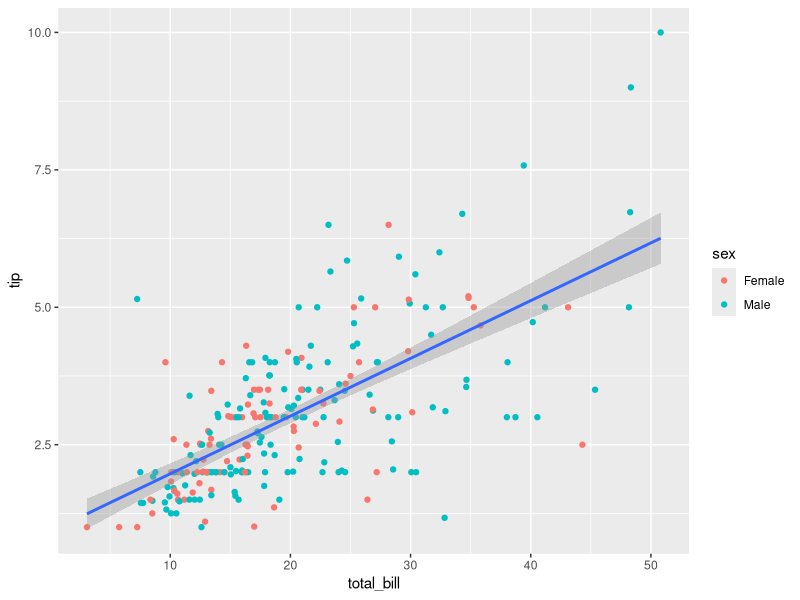
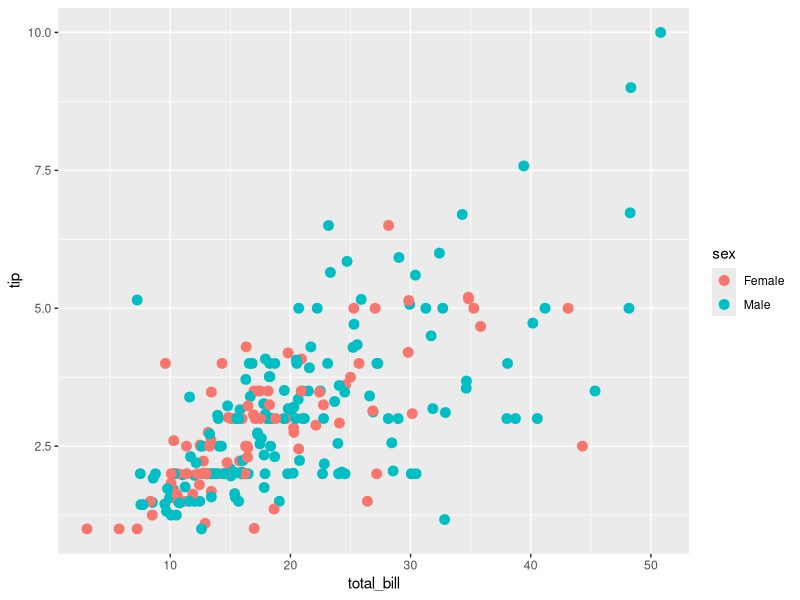
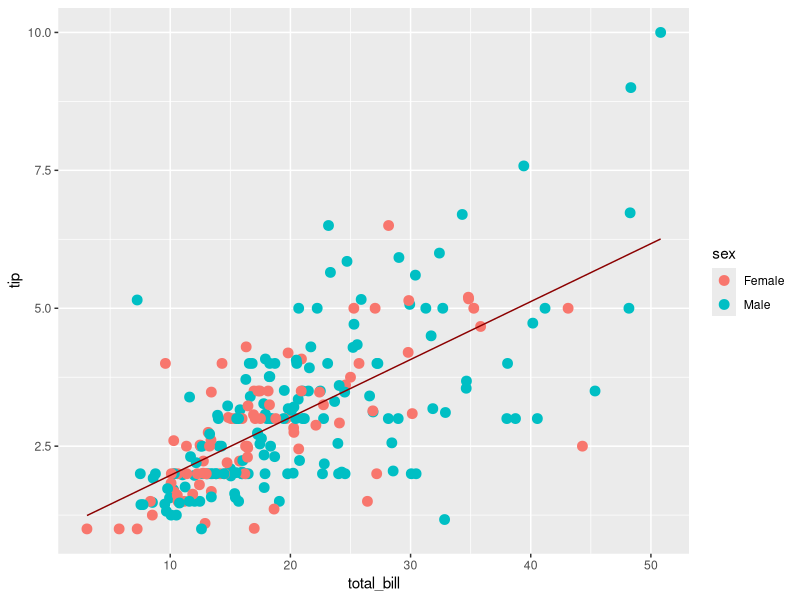
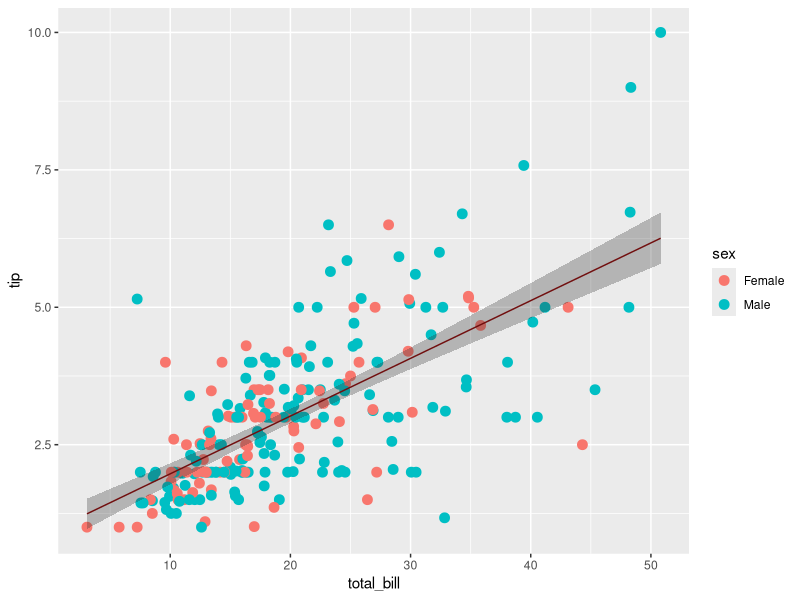
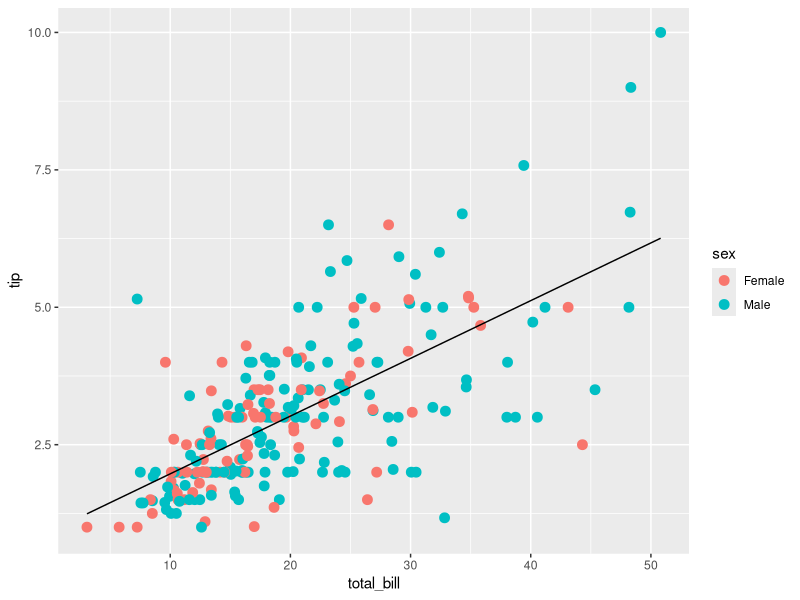
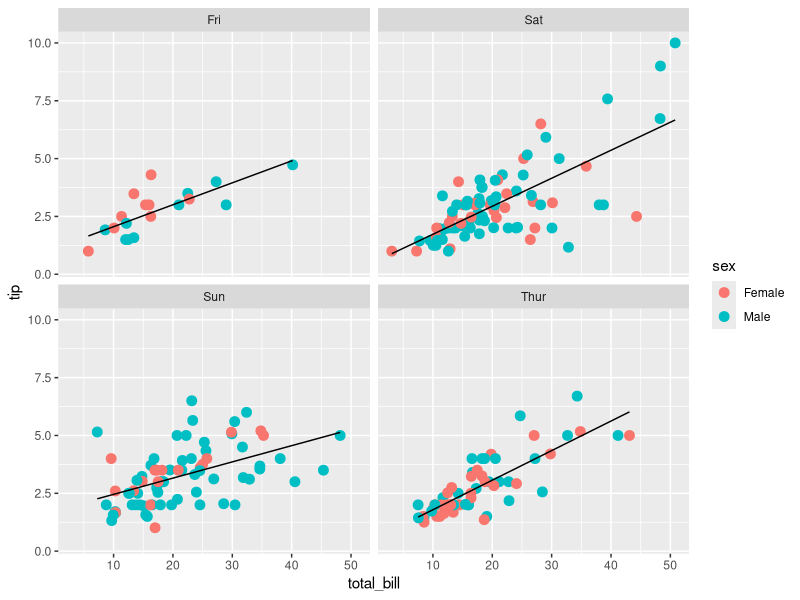
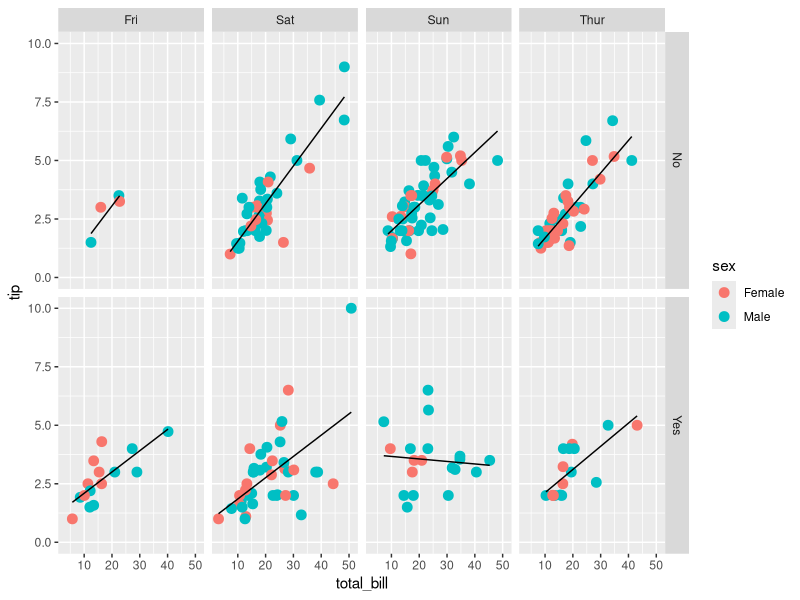

R code for these plots, in order:
#Grammar of Graphics (ggplot)
library(reshape2)
library(ggplot2)
data(tips)
ggplot(aes(x = total_bill, y = tip), data = tips) +
  geom_point(aes(color = sex)) +
  geom_smooth(method = 'lm')

layer_point <- geom_point(
  mapping = aes(x = total_bill, y = tip, color = sex),
  data = tips,
  size = 3
)
ggplot() + layer_point

model <- lm(tip ~ total_bill, data = tips)
fitted_tips <- data.frame(
  total_bill = tips$total_bill,
  predict(model, interval = "confidence")
)
head(fitted_tips)

layer_line <- geom_line(
  mapping = aes(x = total_bill, y = fit),
  data = fitted_tips,
  color = 'darkred'
)
ggplot() + layer_point + layer_line

layer_ribbon <- geom_ribbon(
  mapping = aes(x = total_bill, ymin = lwr, ymax = upr),
  data = fitted_tips,
  alpha = .3
)

ggplot() + layer_point + layer_line + layer_ribbon

layer_smooth <- geom_line(
  mapping = aes(x = total_bill, y = tip),
  data = tips,
  stat = "smooth",
  method = "lm"
)

ggplot() + layer_point + layer_smooth

ggplot() +
  layer_point +
  layer_smooth +
  facet_wrap(~ day)

#can facet across two variables with facet_grid
ggplot() +
  layer_point +
  layer_smooth +
  facet_grid(smoker ~ day)
#data sets: economics, presidential
data(economics)
data(presidential)

